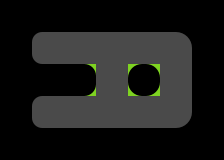

Tiled map render using the project's own tile images. Description and the whole map definition, tile-layer contents included, below:
An orthogonal 7x5 tile map with 32x32 px tiles, 5 tile layers (grid, walls, zonemap, blockrounded, ...) and 2 objects (player, goal).

<map version="1.0" orientation="orthogonal" width="7" height="5" tilewidth="32" tileheight="32">
 <properties>
  <property name="title" value="swipe to move" />
 </properties>
 <tileset firstgid="1" name="cells" tilewidth="32" tileheight="32">
  <image source="../cells.png" trans="ff00ff" width="128" height="384" />
 </tileset>
 <layer name="grid" width="7" height="5">
  <data>
   <tile gid="16" />
   <tile gid="16" />
   <tile gid="16" />
   <tile gid="16" />
   <tile gid="16" />
   <tile gid="16" />
   <tile gid="16" />
   <tile gid="16" />
   <tile gid="1" />
   <tile gid="1" />
   <tile gid="1" />
   <tile gid="1" />
   <tile gid="1" />
   <tile gid="16" />
   <tile gid="16" />
   <tile gid="16" />
   <tile gid="16" />
   <tile gid="1" />
   <tile gid="16" />
   <tile gid="1" />
   <tile gid="16" />
   <tile gid="16" />
   <tile gid="1" />
   <tile gid="1" />
   <tile gid="1" />
   <tile gid="1" />
   <tile gid="1" />
   <tile gid="16" />
   <tile gid="16" />
   <tile gid="16" />
   <tile gid="16" />
   <tile gid="16" />
   <tile gid="16" />
   <tile gid="16" />
   <tile gid="16" />
  </data>
 </layer>
 <layer name="walls" width="7" height="5">
  <data>
   <tile gid="0" />
   <tile gid="0" />
   <tile gid="0" />
   <tile gid="0" />
   <tile gid="0" />
   <tile gid="0" />
   <tile gid="0" />
   <tile gid="0" />
   <tile gid="0" />
   <tile gid="0" />
   <tile gid="0" />
   <tile gid="0" />
   <tile gid="0" />
   <tile gid="0" />
   <tile gid="0" />
   <tile gid="0" />
   <tile gid="0" />
   <tile gid="0" />
   <tile gid="0" />
   <tile gid="0" />
   <tile gid="0" />
   <tile gid="0" />
   <tile gid="0" />
   <tile gid="0" />
   <tile gid="0" />
   <tile gid="0" />
   <tile gid="0" />
   <tile gid="0" />
   <tile gid="0" />
   <tile gid="0" />
   <tile gid="0" />
   <tile gid="0" />
   <tile gid="0" />
   <tile gid="0" />
   <tile gid="0" />
  </data>
 </layer>
 <layer name="zonemap" width="7" height="5">
  <data>
   <tile gid="0" />
   <tile gid="0" />
   <tile gid="0" />
   <tile gid="0" />
   <tile gid="0" />
   <tile gid="0" />
   <tile gid="0" />
   <tile gid="0" />
   <tile gid="0" />
   <tile gid="0" />
   <tile gid="0" />
   <tile gid="0" />
   <tile gid="0" />
   <tile gid="0" />
   <tile gid="0" />
   <tile gid="0" />
   <tile gid="0" />
   <tile gid="0" />
   <tile gid="0" />
   <tile gid="0" />
   <tile gid="0" />
   <tile gid="0" />
   <tile gid="0" />
   <tile gid="0" />
   <tile gid="0" />
   <tile gid="0" />
   <tile gid="0" />
   <tile gid="0" />
   <tile gid="0" />
   <tile gid="0" />
   <tile gid="0" />
   <tile gid="0" />
   <tile gid="0" />
   <tile gid="0" />
   <tile gid="0" />
  </data>
 </layer>
 <objectgroup name="players" width="7" height="5">
  <object type="player" x="45" y="47" />
 </objectgroup>
 <objectgroup name="enemies" width="7" height="5" />
 <objectgroup name="items" width="7" height="5">
  <object type="goal" x="47" y="113" />
 </objectgroup>
 <objectgroup name="powerups" width="7" height="5" />
 <objectgroup name="portals" width="7" height="5" />
 <objectgroup name="cells" width="7" height="5" />
 <layer name="blockrounded" width="7" height="5">
  <data>
   <tile gid="0" />
   <tile gid="0" />
   <tile gid="0" />
   <tile gid="0" />
   <tile gid="0" />
   <tile gid="0" />
   <tile gid="0" />
   <tile gid="0" />
   <tile gid="0" />
   <tile gid="0" />
   <tile gid="0" />
   <tile gid="0" />
   <tile gid="0" />
   <tile gid="0" />
   <tile gid="0" />
   <tile gid="0" />
   <tile gid="32" />
   <tile gid="0" />
   <tile gid="35" />
   <tile gid="0" />
   <tile gid="0" />
   <tile gid="0" />
   <tile gid="0" />
   <tile gid="0" />
   <tile gid="0" />
   <tile gid="0" />
   <tile gid="0" />
   <tile gid="0" />
   <tile gid="0" />
   <tile gid="0" />
   <tile gid="0" />
   <tile gid="0" />
   <tile gid="0" />
   <tile gid="0" />
   <tile gid="0" />
  </data>
 </layer>
 <layer name="cellrounded" width="7" height="5">
  <data>
   <tile gid="0" />
   <tile gid="0" />
   <tile gid="0" />
   <tile gid="0" />
   <tile gid="0" />
   <tile gid="0" />
   <tile gid="0" />
   <tile gid="0" />
   <tile gid="27" />
   <tile gid="0" />
   <tile gid="0" />
   <tile gid="0" />
   <tile gid="18" />
   <tile gid="0" />
   <tile gid="0" />
   <tile gid="0" />
   <tile gid="0" />
   <tile gid="0" />
   <tile gid="0" />
   <tile gid="0" />
   <tile gid="0" />
   <tile gid="0" />
   <tile gid="27" />
   <tile gid="0" />
   <tile gid="0" />
   <tile gid="0" />
   <tile gid="20" />
   <tile gid="0" />
   <tile gid="0" />
   <tile gid="0" />
   <tile gid="0" />
   <tile gid="0" />
   <tile gid="0" />
   <tile gid="0" />
   <tile gid="0" />
  </data>
 </layer>
</map>
